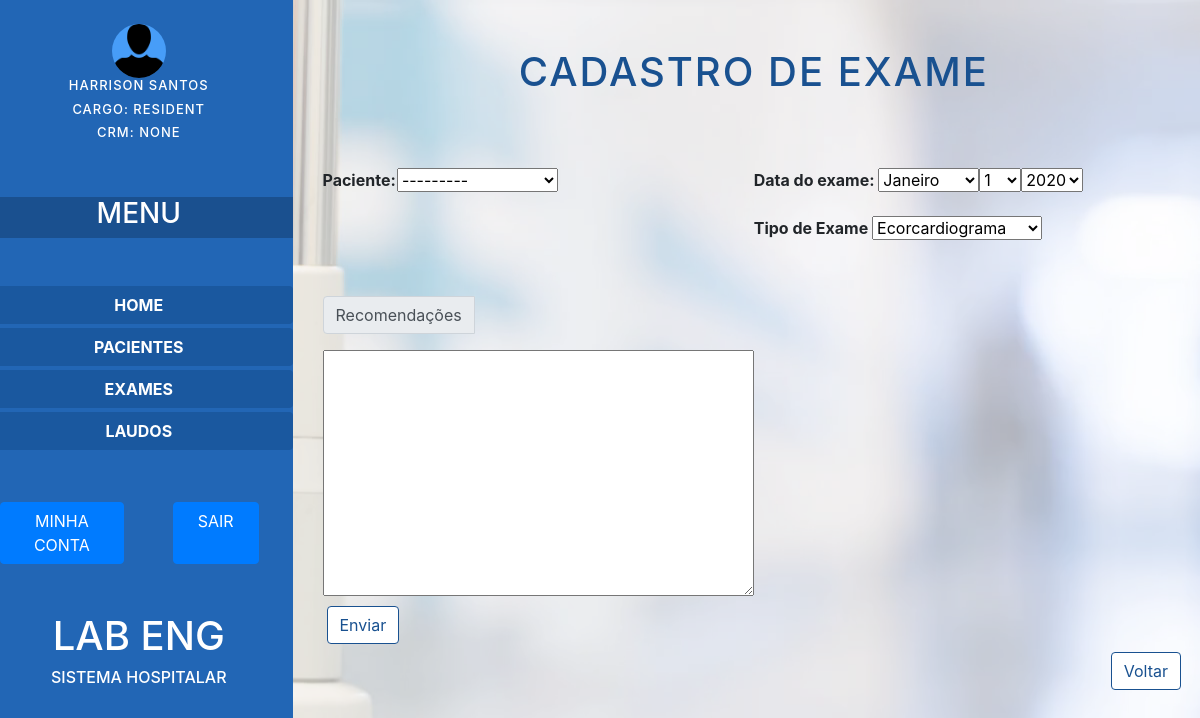
/cadastrar/exame (signed in), run on an earlier commit of the app's database.
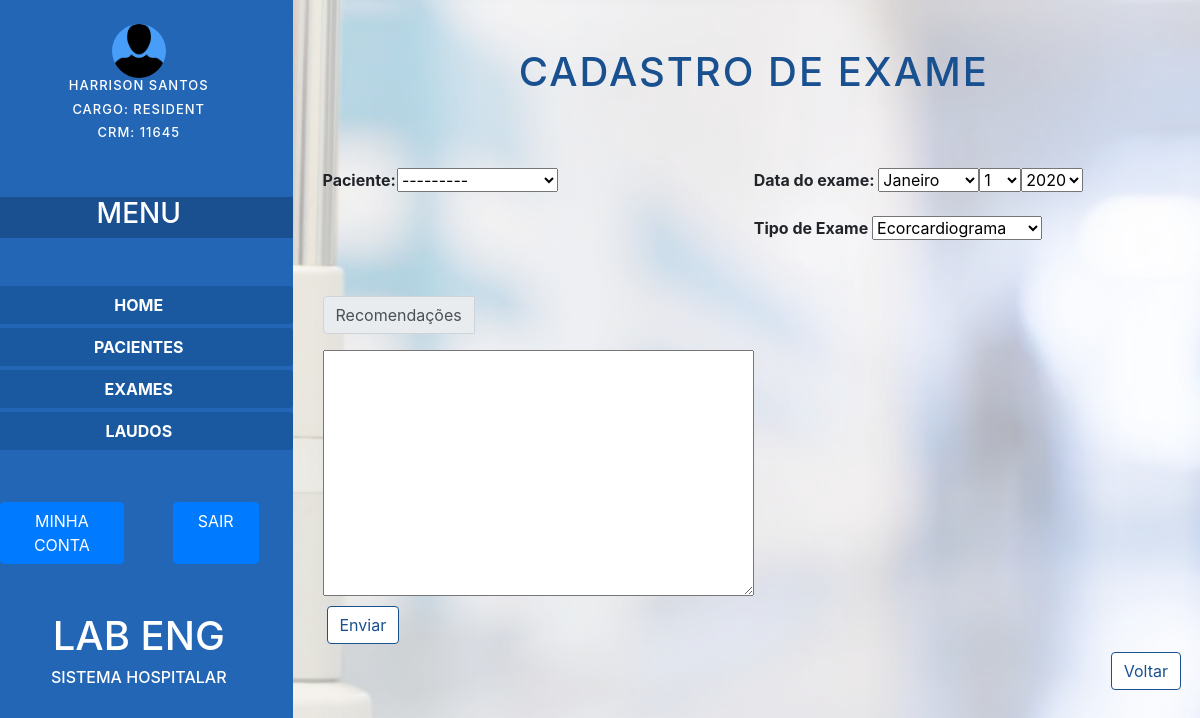
And on a later commit of the database.
### accounts/models.py (models this page shows)
class Medico(AbstractBaseUser, PermissionsMixin):
    OCCUPATION_CHOICES = [
        ('Resident', 'Resident'),
        ('Teacher', 'Teacher')
    ]
    crm = models.CharField(unique=True, max_length=15, null=True)
    email = models.EmailField(unique=True, max_length=60)
    first_name = models.CharField(max_length=100)
    last_name = models.CharField(max_length=100)
    date_joined = models.DateTimeField('date joined', default=timezone.now)
    occupation = models.CharField(max_length=10, choices=OCCUPATION_CHOICES, blank=False, null=True)
    is_staff = models.BooleanField('staff_status', default=False)#Pode se logar como admin
    is_active = models.BooleanField('user_active', default=True)
    is_trusty = models.BooleanField('trusty', default=False)#Diz se o usuário confirmou a conta
    USERNAME_FIELD  = 'email'
    REQUIRED_FIELDS = ['first_name', 'last_name']
    objects = MedicoManager()
    class Meta:
        ''
    def __str__(self):
        return self.first_name + " " +self.last_name

### exams/views.py (the view)
# urls.py: path('cadastrar/exame', registerExam, name='registerExam'),
def registerExam(request):
    form = ExamForm(request.POST)
    args = {'form': form}
    if form.is_valid():
        exam = form.save(commit=False)
        exam.doctor = request.user
        form.save()
        return redirect('listExams')
    return render(request, 'registrar_exame.html', args)

### exams/forms.py
class ExamForm(ModelForm):
    patient = forms.ModelChoiceField(
        queryset=Patient.objects.all(),
        widget=forms.Select()
    )
    appointment_date = forms.DateField(
        widget=forms.SelectDateWidget()
    )
    recommendations = forms.CharField(
        max_length=300,
        widget=forms.Textarea()
    )
    exam_type = forms.ChoiceField(
        choices=EXAM_TYPE_CHOICES,
        widget=forms.Select()
    )
    class Meta:
        model = Exam
        fields = ['patient', 'appointment_date', 'recommendations', 'exam_type']

### exams/models.py (called while the page is built)
    def __str__(self):
        return self.first_name + " " + self.last_name

### exams/templates/registrar_exame.html (shortened to what the changed rows need)
{% load static %}
<!DOCTYPE html>
<html lang="en">
<head>
    <link rel="stylesheet" href="https://stackpath.bootstrapcdn.com/bootstrap/4.3.1/css/bootstrap.min.css"
>
    <link rel="stylesheet" href="{% static 'css/estiloV2.css' %}">
</head>
<body>
    <div id="body-bg_image">
        <div class="row">
            <div id="coluna-esquerda" class="col-3">
                <div class="row">
                    <div id="area-nome" class="col-12 d-flex justify-content-center info_user">
                        <h4 id="nome">{{ request.user }}</h4>
                    </div>
                </div>
                <div class="row">
                    <div id="area-funcao" class="col-12 d-flex justify-content-center info_user">
                        <h6 id="funcao">Cargo: {{request.user.occupation}}</h6>
                    </div>
                </div>
                <div class="row">
                    <div id="area-crm" class="col-12 d-flex justify-content-center info_user">
                        <h6 id="crm">CRM: {{request.user.crm}}</h6>
                    </div>
                </div>
                <div class="row mt-5 d-flex justify-content-center text-white text-uppercase">
                    <h1 class="">lab eng</h1>
                </div>
            </div>
            <div id="coluna-direita" class="col-9">
                <div class="container">
                    <div class="row">
                        <div class="col-12 d-flex justify-content-center p-5">
                            <h1>Cadastro de Exame</h1>
                        </div>
                    </div>
                </div>
            </div>
        </div>
</body>
</html>

What changed in the data, as far as the page shows it:
changed Medico "HARRISON SANTOS": user.crm "NONE" → "11645"
